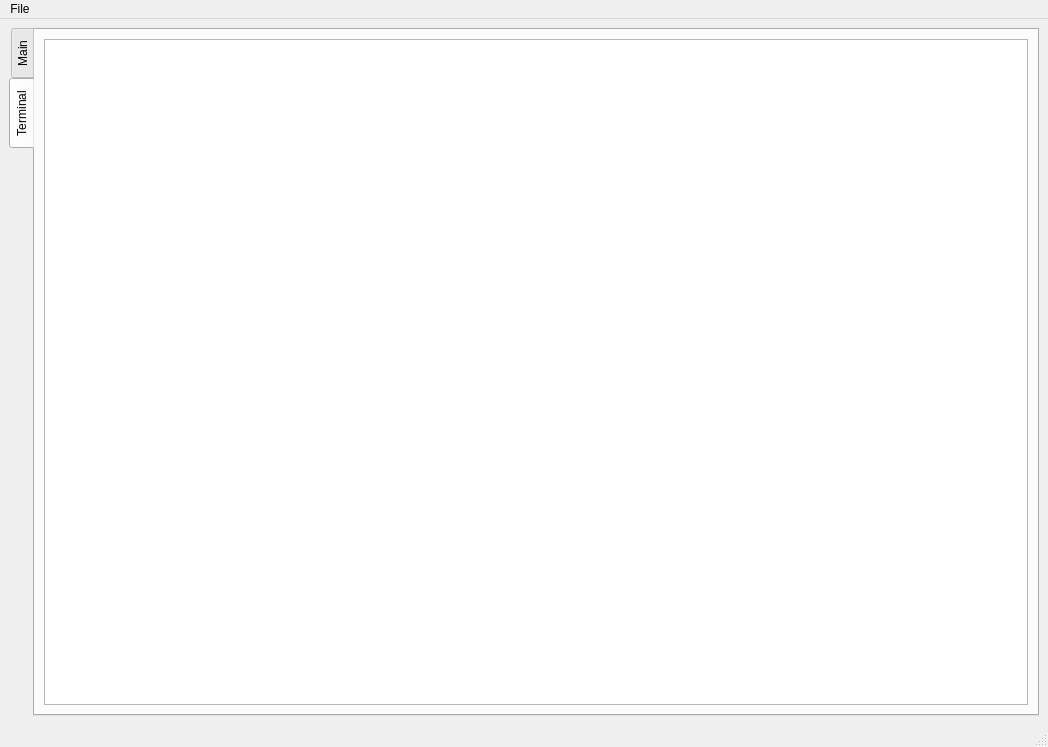
<?xml version="1.0" encoding="UTF-8"?>
<ui version="4.0">
 <class>toad_main_window</class>
 <widget class="QMainWindow" name="toad_main_window">
  <property name="geometry">
   <rect>
    <x>0</x>
    <y>0</y>
    <width>1048</width>
    <height>747</height>
   </rect>
  </property>
  <property name="windowTitle">
   <string>TOAD GCS</string>
  </property>
  <widget class="QWidget" name="centralwidget">
   <layout class="QVBoxLayout" name="verticalLayout">
    <item>
     <widget class="QTabWidget" name="tabWidget">
      <property name="cursor">
       <cursorShape>ArrowCursor</cursorShape>
      </property>
      <property name="tabPosition">
       <enum>QTabWidget::West</enum>
      </property>
      <property name="currentIndex">
       <number>1</number>
      </property>
      <widget class="QWidget" name="main_tab">
       <attribute name="title">
        <string>Main</string>
       </attribute>
       <layout class="QVBoxLayout" name="verticalLayout_2">
        <item>
         <widget class="QScrollArea" name="scrollArea">
          <property name="widgetResizable">
           <bool>true</bool>
          </property>
          <widget class="QWidget" name="scrollAreaWidgetContents">
           <property name="geometry">
            <rect>
             <x>0</x>
             <y>0</y>
             <width>977</width>
             <height>658</height>
            </rect>
           </property>
           <layout class="QGridLayout" name="gridLayout">
            <item row="0" column="4">
             <widget class="QFrame" name="frame_dart_location">
              <property name="minimumSize">
               <size>
                <width>290</width>
                <height>0</height>
               </size>
              </property>
              <property name="styleSheet">
               <string notr="true">background-color: rgb(255, 255, 255);</string>
              </property>
              <property name="frameShape">
               <enum>QFrame::StyledPanel</enum>
              </property>
              <property name="frameShadow">
               <enum>QFrame::Raised</enum>
              </property>
              <layout class="QVBoxLayout" name="verticalLayout_3">
               <item>
                <widget class="QLabel" name="label_dart_position">
                 <property name="font">
                  <font>
                   <pointsize>14</pointsize>
                   <weight>75</weight>
                   <bold>true</bold>
                  </font>
                 </property>
                 <property name="text">
                  <string>Dart Position</string>
                 </property>
                </widget>
               </item>
               <item>
                <widget class="QWidget" name="formWidget_2" native="true">
                 <property name="styleSheet">
                  <string notr="true">background-color: rgb(255, 255, 255);</string>
                 </property>
                 <layout class="QGridLayout" name="gridLayout_2">
                  <item row="1" column="2">
                   <widget class="QLabel" name="m_unit_label_2">
                    <property name="maximumSize">
                     <size>
                      <width>30</width>
                      <height>16777215</height>
                     </size>
                    </property>
                    <property name="text">
                     <string>m</string>
                    </property>
                   </widget>
                  </item>
                  <item row="1" column="0">
                   <widget class="QLabel" name="max_alt_label">
                    <property name="maximumSize">
                     <size>
                      <width>70</width>
                      <height>16777215</height>
                     </size>
                    </property>
                    <property name="font">
                     <font>
                      <weight>75</weight>
                      <bold>true</bold>
                     </font>
                    </property>
                    <property name="text">
                     <string>Max alt</string>
                    </property>
                   </widget>
                  </item>
                  <item row="0" column="0">
                   <widget class="QLabel" name="altitude_label">
                    <property name="maximumSize">
                     <size>
                      <width>70</width>
                      <height>16777215</height>
                     </size>
                    </property>
                    <property name="font">
                     <font>
                      <weight>75</weight>
                      <bold>true</bold>
                     </font>
                    </property>
                    <property name="text">
                     <string>Altitude</string>
                    </property>
                   </widget>
                  </item>
                  <item row="0" column="2">
                   <widget class="QLabel" name="m_unit_label">
                    <property name="maximumSize">
                     <size>
                      <width>30</width>
                      <height>16777215</height>
                     </size>
                    </property>
                    <property name="text">
                     <string>m</string>
                    </property>
                   </widget>
                  </item>
                  <item row="0" column="1">
                   <widget class="QLCDNumber" name="altimeter">
                    <property name="maximumSize">
                     <size>
                      <width>550</width>
                      <height>16777215</height>
                     </size>
                    </property>
                    <property name="segmentStyle">
                     <enum>QLCDNumber::Flat</enum>
                    </property>
                   </widget>
                  </item>
                  <item row="2" column="0">
                   <widget class="QLabel" name="speed_label">
                    <property name="maximumSize">
                     <size>
                      <width>70</width>
                      <height>16777215</height>
                     </size>
                    </property>
                    <property name="font">
                     <font>
                      <weight>75</weight>
                      <bold>true</bold>
                     </font>
                    </property>
                    <property name="text">
                     <string>Speed</string>
                    </property>
                   </widget>
                  </item>
                  <item row="2" column="2">
                   <widget class="QLabel" name="m_s_unit_label">
                    <property name="maximumSize">
                     <size>
                      <width>30</width>
                      <height>16777215</height>
                     </size>
                    </property>
                    <property name="text">
                     <string>m/s</string>
                    </property>
                   </widget>
                  </item>
                  <item row="1" column="1">
                   <widget class="QLCDNumber" name="max_alt_value">
                    <property name="maximumSize">
                     <size>
                      <width>550</width>
                      <height>16777215</height>
                     </size>
                    </property>
                    <property name="segmentStyle">
                     <enum>QLCDNumber::Flat</enum>
                    </property>
                   </widget>
                  </item>
                  <item row="3" column="1">
                   <widget class="QPushButton" name="pushButton_zero">
                    <property name="focusPolicy">
                     <enum>Qt::NoFocus</enum>
                    </property>
                    <property name="styleSheet">
                     <string notr="true">background-color: rgb(203, 203, 203);</string>
                    </property>
                    <property name="text">
                     <string>Set as start point</string>
                    </property>
                   </widget>
                  </item>
                  <item row="2" column="1">
                   <widget class="QLineEdit" name="lineEdit_speed">
                    <property name="maximumSize">
                     <size>
                      <width>550</width>
                      <height>16777215</height>
                     </size>
                    </property>
                    <property name="readOnly">
                     <bool>true</bool>
                    </property>
                   </widget>
                  </item>
                 </layout>
                </widget>
               </item>
               <item>
                <widget class="QScrollArea" name="scrollArea_2">
                 <property name="styleSheet">
                  <string notr="true">background-color: rgb(255, 255, 255);</string>
                 </property>
                 <property name="widgetResizable">
                  <bool>true</bool>
                 </property>
                 <widget class="QWidget" name="scrollAreaWidgetContents_2">
                  <property name="geometry">
                   <rect>
                    <x>0</x>
                    <y>0</y>
                    <width>889</width>
                    <height>432</height>
                   </rect>
                  </property>
                  <layout class="QVBoxLayout" name="verticalLayout_4">
                   <item>
                    <layout class="QFormLayout" name="formLayout">
                     <property name="fieldGrowthPolicy">
                      <enum>QFormLayout::AllNonFixedFieldsGrow</enum>
                     </property>
                     <item row="0" column="0">
                      <widget class="QLabel" name="latitudeLabel">
                       <property name="text">
                        <string>Latitude</string>
                       </property>
                      </widget>
                     </item>
                     <item row="0" column="1">
                      <widget class="QLineEdit" name="latitudeLineEdit">
                       <property name="maximumSize">
                        <size>
                         <width>500</width>
                         <height>16777215</height>
                        </size>
                       </property>
                       <property name="readOnly">
                        <bool>true</bool>
                       </property>
                      </widget>
                     </item>
                     <item row="1" column="0">
                      <widget class="QLabel" name="longitudeLabel">
                       <property name="text">
                        <string>Longitude</string>
                       </property>
                      </widget>
                     </item>
                     <item row="1" column="1">
                      <widget class="QLineEdit" name="longitudeLineEdit">
                       <property name="maximumSize">
                        <size>
                         <width>500</width>
                         <height>16777215</height>
                        </size>
                       </property>
                       <property name="readOnly">
                        <bool>true</bool>
                       </property>
                      </widget>
                     </item>
                     <item row="2" column="1">
                      <widget class="Line" name="line">
                       <property name="maximumSize">
                        <size>
                         <width>500</width>
                         <height>16777215</height>
                        </size>
                       </property>
                       <property name="orientation">
                        <enum>Qt::Horizontal</enum>
                       </property>
                      </widget>
                     </item>
                     <item row="3" column="0" colspan="2">
                      <widget class="QLabel" name="displacementLabel">
                       <property name="font">
                        <font>
                         <weight>75</weight>
                         <bold>true</bold>
                        </font>
                       </property>
                       <property name="text">
                        <string>Displacement from pad</string>
                       </property>
                      </widget>
                     </item>
                     <item row="4" column="0">
                      <widget class="QLabel" name="dxLabel">
                       <property name="text">
                        <string>Δx (East)</string>
                       </property>
                      </widget>
                     </item>
                     <item row="4" column="1">
                      <widget class="QLineEdit" name="dxLineEdit">
                       <property name="maximumSize">
                        <size>
                         <width>500</width>
                         <height>16777215</height>
                        </size>
                       </property>
                       <property name="readOnly">
                        <bool>true</bool>
                       </property>
                      </widget>
                     </item>
                     <item row="5" column="0">
                      <widget class="QLabel" name="dyLabel">
                       <property name="text">
                        <string>Δy (North)</string>
                       </property>
                      </widget>
                     </item>
                     <item row="5" column="1">
                      <widget class="QLineEdit" name="dyLineEdit">
                       <property name="maximumSize">
                        <size>
                         <width>500</width>
                         <height>16777215</height>
                        </size>
                       </property>
                       <property name="readOnly">
                        <bool>true</bool>
                       </property>
                      </widget>
                     </item>
                     <item row="6" column="0">
                      <widget class="QLabel" name="dzLabel">
                       <property name="text">
                        <string>Δz (Up)</string>
                       </property>
                      </widget>
                     </item>
                     <item row="6" column="1">
                      <widget class="QLineEdit" name="dzLineEdit">
                       <property name="maximumSize">
                        <size>
                         <width>500</width>
                         <height>16777215</height>
                        </size>
                       </property>
                       <property name="readOnly">
                        <bool>true</bool>
                       </property>
                      </widget>
                     </item>
                     <item row="8" column="0">
                      <widget class="QLabel" name="dxDtLabel">
                       <property name="text">
                        <string>dx/dt</string>
                       </property>
                      </widget>
                     </item>
                     <item row="8" column="1">
                      <widget class="QLineEdit" name="dxdtLineEdit">
                       <property name="maximumSize">
                        <size>
                         <width>500</width>
                         <height>16777215</height>
                        </size>
                       </property>
                       <property name="readOnly">
                        <bool>true</bool>
                       </property>
                      </widget>
                     </item>
                     <item row="9" column="0">
                      <widget class="QLabel" name="dyDtLabel">
                       <property name="text">
                        <string>dy/dt</string>
                       </property>
                      </widget>
                     </item>
                     <item row="9" column="1">
                      <widget class="QLineEdit" name="dydtLineEdit">
                       <property name="maximumSize">
                        <size>
                         <width>500</width>
                         <height>16777215</height>
                        </size>
                       </property>
                       <property name="readOnly">
                        <bool>true</bool>
                       </property>
                      </widget>
                     </item>
                     <item row="10" column="0">
                      <widget class="QLabel" name="dzDtLabel">
                       <property name="text">
                        <string>dz/dt</string>
                       </property>
                      </widget>
                     </item>
                     <item row="10" column="1">
                      <widget class="QLineEdit" name="dzdtLineEdit">
                       <property name="maximumSize">
                        <size>
                         <width>500</width>
                         <height>16777215</height>
                        </size>
                       </property>
                       <property name="readOnly">
                        <bool>true</bool>
                       </property>
                      </widget>
                     </item>
                     <item row="7" column="0" colspan="2">
                      <widget class="QLabel" name="label">
                       <property name="font">
                        <font>
                         <weight>75</weight>
                         <bold>true</bold>
                        </font>
                       </property>
                       <property name="text">
                        <string>Velocity Estimates</string>
                       </property>
                      </widget>
                     </item>
                    </layout>
                   </item>
                  </layout>
                 </widget>
                </widget>
               </item>
              </layout>
             </widget>
            </item>
            <item row="0" column="1">
             <widget class="toad_frame_1" name="frame_toad_1">
              <property name="focusPolicy">
               <enum>Qt::TabFocus</enum>
              </property>
              <property name="frameShape">
               <enum>QFrame::StyledPanel</enum>
              </property>
              <property name="frameShadow">
               <enum>QFrame::Raised</enum>
              </property>
             </widget>
            </item>
            <item row="0" column="2">
             <widget class="toad_frame_2" name="frame_toad_2">
              <property name="focusPolicy">
               <enum>Qt::TabFocus</enum>
              </property>
              <property name="frameShape">
               <enum>QFrame::StyledPanel</enum>
              </property>
              <property name="frameShadow">
               <enum>QFrame::Raised</enum>
              </property>
             </widget>
            </item>
            <item row="0" column="3">
             <widget class="toad_frame_3" name="frame_toad_3">
              <property name="focusPolicy">
               <enum>Qt::TabFocus</enum>
              </property>
              <property name="frameShape">
               <enum>QFrame::StyledPanel</enum>
              </property>
              <property name="frameShadow">
               <enum>QFrame::Raised</enum>
              </property>
             </widget>
            </item>
            <item row="1" column="1">
             <widget class="toad_frame_4" name="frame_toad_4">
              <property name="focusPolicy">
               <enum>Qt::TabFocus</enum>
              </property>
              <property name="frameShape">
               <enum>QFrame::StyledPanel</enum>
              </property>
              <property name="frameShadow">
               <enum>QFrame::Raised</enum>
              </property>
             </widget>
            </item>
            <item row="1" column="2">
             <widget class="toad_frame_5" name="frame_toad_5">
              <property name="focusPolicy">
               <enum>Qt::TabFocus</enum>
              </property>
              <property name="frameShape">
               <enum>QFrame::StyledPanel</enum>
              </property>
              <property name="frameShadow">
               <enum>QFrame::Raised</enum>
              </property>
             </widget>
            </item>
            <item row="1" column="3">
             <widget class="toad_frame_6" name="frame_toad_6">
              <property name="focusPolicy">
               <enum>Qt::TabFocus</enum>
              </property>
              <property name="frameShape">
               <enum>QFrame::StyledPanel</enum>
              </property>
              <property name="frameShadow">
               <enum>QFrame::Raised</enum>
              </property>
             </widget>
            </item>
            <item row="1" column="4">
             <widget class="toad_frame_master" name="frame_toad_master">
              <property name="frameShape">
               <enum>QFrame::StyledPanel</enum>
              </property>
              <property name="frameShadow">
               <enum>QFrame::Raised</enum>
              </property>
             </widget>
            </item>
           </layout>
          </widget>
         </widget>
        </item>
       </layout>
      </widget>
      <widget class="QWidget" name="term_tab">
       <attribute name="title">
        <string>Terminal</string>
       </attribute>
       <layout class="QVBoxLayout" name="verticalLayout_5">
        <item>
         <widget class="QTextBrowser" name="textBrowser_terminal"/>
        </item>
       </layout>
      </widget>
     </widget>
    </item>
   </layout>
  </widget>
  <widget class="QStatusBar" name="statusbar"/>
  <widget class="QMenuBar" name="menubar">
   <property name="geometry">
    <rect>
     <x>0</x>
     <y>0</y>
     <width>1048</width>
     <height>25</height>
    </rect>
   </property>
   <widget class="QMenu" name="menuFile">
    <property name="title">
     <string>File</string>
    </property>
    <addaction name="actionSave_Terminal"/>
   </widget>
   <addaction name="menuFile"/>
  </widget>
  <action name="actionSave_Terminal">
   <property name="text">
    <string>&amp;Save 'Terminal'</string>
   </property>
   <property name="iconText">
    <string>&amp;Save 'Terminal'</string>
   </property>
   <property name="shortcut">
    <string>Ctrl+S</string>
   </property>
  </action>
 </widget>
 <customwidgets>
  <customwidget>
   <class>toad_frame_master</class>
   <extends>QFrame</extends>
   <header>.toad_frame_master</header>
   <container>1</container>
  </customwidget>
  <customwidget>
   <class>toad_frame_1</class>
   <extends>QFrame</extends>
   <header>.toad_frame_1</header>
   <container>1</container>
  </customwidget>
  <customwidget>
   <class>toad_frame_2</class>
   <extends>QFrame</extends>
   <header>.toad_frame_2</header>
   <container>1</container>
  </customwidget>
  <customwidget>
   <class>toad_frame_3</class>
   <extends>QFrame</extends>
   <header>.toad_frame_3</header>
   <container>1</container>
  </customwidget>
  <customwidget>
   <class>toad_frame_4</class>
   <extends>QFrame</extends>
   <header>.toad_frame_4</header>
   <container>1</container>
  </customwidget>
  <customwidget>
   <class>toad_frame_5</class>
   <extends>QFrame</extends>
   <header>.toad_frame_5</header>
   <container>1</container>
  </customwidget>
  <customwidget>
   <class>toad_frame_6</class>
   <extends>QFrame</extends>
   <header>.toad_frame_6</header>
   <container>1</container>
  </customwidget>
 </customwidgets>
 <tabstops>
  <tabstop>scrollArea</tabstop>
  <tabstop>frame_toad_1</tabstop>
  <tabstop>frame_toad_2</tabstop>
  <tabstop>frame_toad_3</tabstop>
  <tabstop>frame_toad_4</tabstop>
  <tabstop>frame_toad_5</tabstop>
  <tabstop>frame_toad_6</tabstop>
  <tabstop>scrollArea_2</tabstop>
  <tabstop>latitudeLineEdit</tabstop>
  <tabstop>longitudeLineEdit</tabstop>
  <tabstop>dxLineEdit</tabstop>
  <tabstop>dyLineEdit</tabstop>
  <tabstop>dzLineEdit</tabstop>
  <tabstop>dxdtLineEdit</tabstop>
  <tabstop>dydtLineEdit</tabstop>
  <tabstop>dzdtLineEdit</tabstop>
 </tabstops>
 <resources/>
 <connections/>
</ui>
